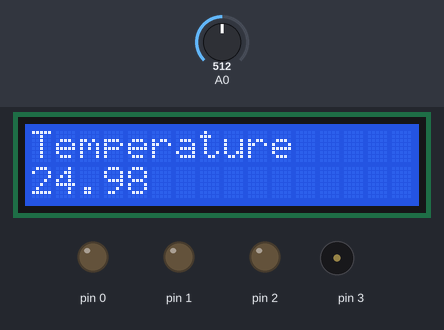
The sketch below on a simulated Arduino Uno, built with avr-gcc and run on an emulated ATmega328P. Shown: 16×2 character LCD, output pins drawn as LEDs (lit = HIGH), buzzer (waves = sounding). The test bench sets the inputs (shaded band); at power-on: A0 = 512.

Above: at 1.2 s.
1.3 s: A0 set to 493
At 2.7 s:
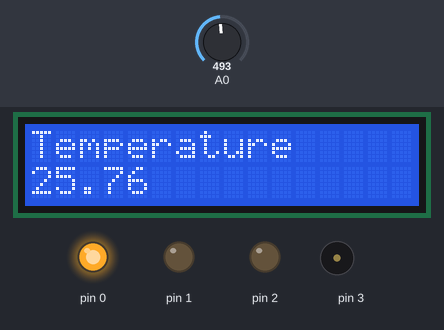
3.5 s: A0 set to 306
At 4.4 s:
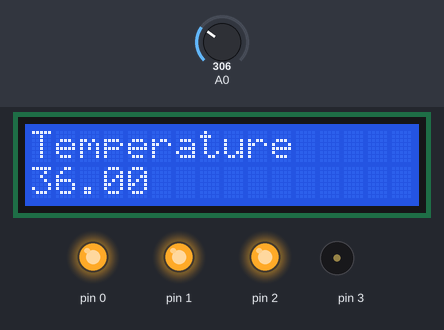
5.6 s: A0 set to 122
At 7.2 s:
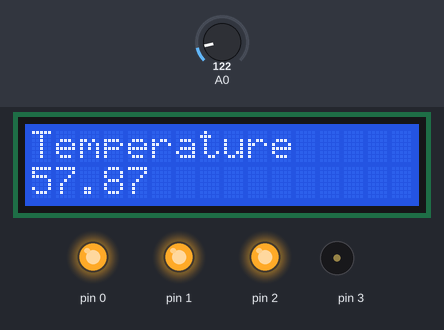
Timing chart, 0 to 8.7 s (numbered marks = the images above; inputs shaded):
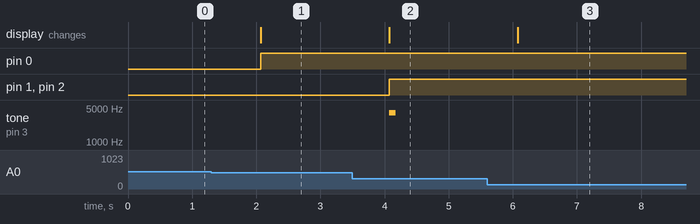

The sketch:

lcd-temperature-signal.ino
```cpp
#include <LiquidCrystal.h>
#include <math.h>

LiquidCrystal lcd(8, 9, 10, 11, 12, 13);

bool notified = false;

int greenThreshold = 25;
int yellowThreshold = 26;
int redThreshold = 27;

void setup() {
  lcd.begin(16,2);
  lcd.print("Temperature");

  for (int i = 0; i <= 3; i++)
  {
    pinMode(i, OUTPUT);
  }
}

void loop() {
  float v = analogRead(A0) * 5.0 / 1023.0;
  float t = 1.0 / (log(v / 2.5) / 4300.0 + 1.0/298.0) - 273.0;

  lcd.setCursor(0, 1);
  lcd.print(t);

  if (t >= greenThreshold) digitalWrite(0, HIGH);
  else digitalWrite(0, LOW);

  if (t >= yellowThreshold) digitalWrite(1, HIGH);
  else digitalWrite(1, LOW);

  if (t >= redThreshold) {
    if (!notified) {
      tone(3, 4000, 100);
      notified = true;
    }

    digitalWrite(2, HIGH);
  }
  else {
    notified = false;
    digitalWrite(2, LOW);
  }

  delay(1000);
}
```

Measured:
- the behaviour switches between 512 and 511 on A0 (found by bisection; images 0 and 1)
- after the input at 1.3 s, pin 0: LOW → HIGH after 0.77 s; the display: changes after 0.77 s (image 1)
- after the input at 3.5 s, pin 1, pin 2: LOW → HIGH after 0.57 s; tone on pin 3: silent → 4000 Hz after 0.57 s, → silent 0.10 s later; the display: changes after 0.57 s (image 2)
- after the input at 5.6 s, the display: changes after 0.47 s (image 3)
